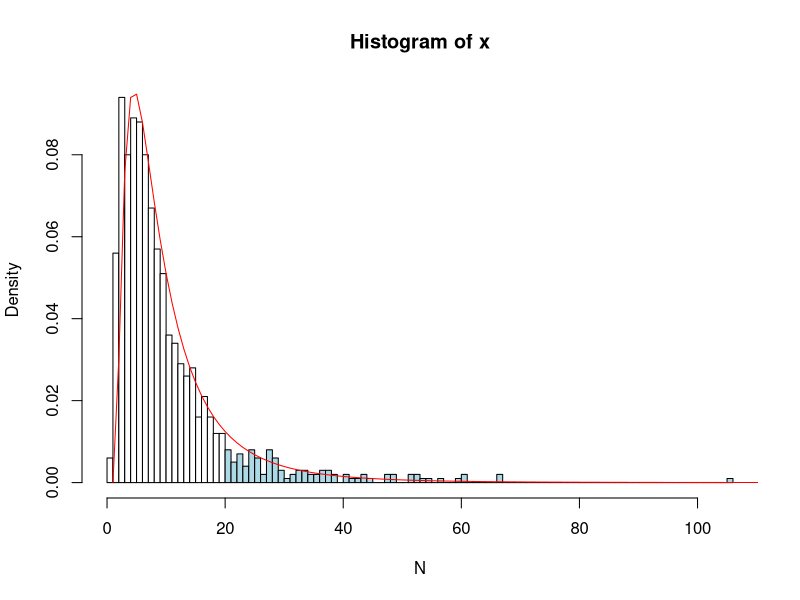
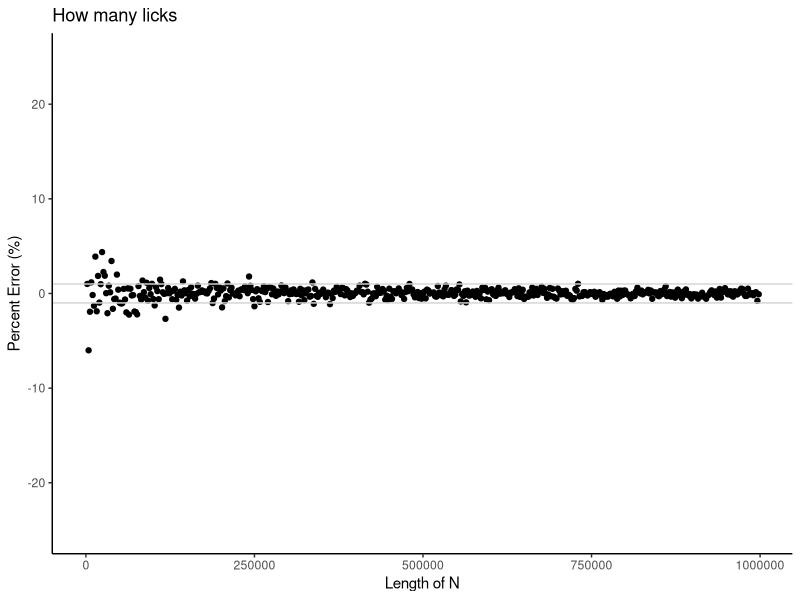
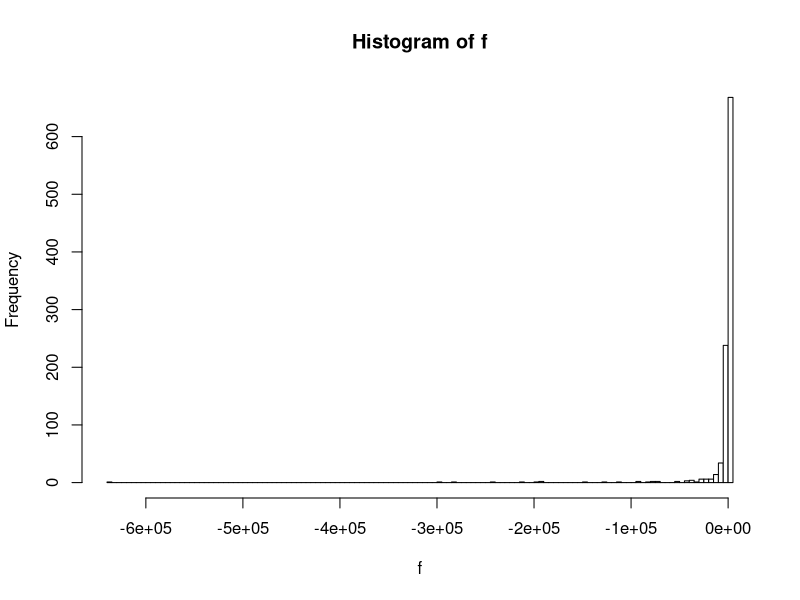
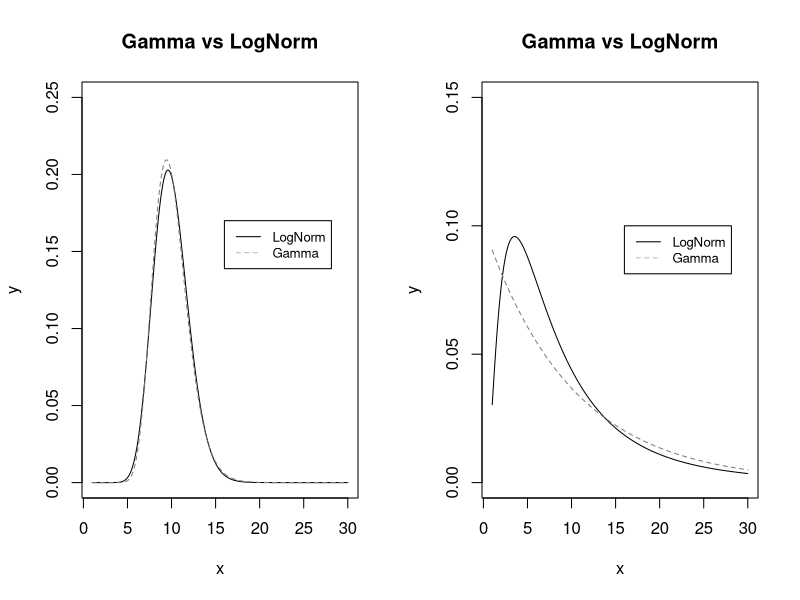
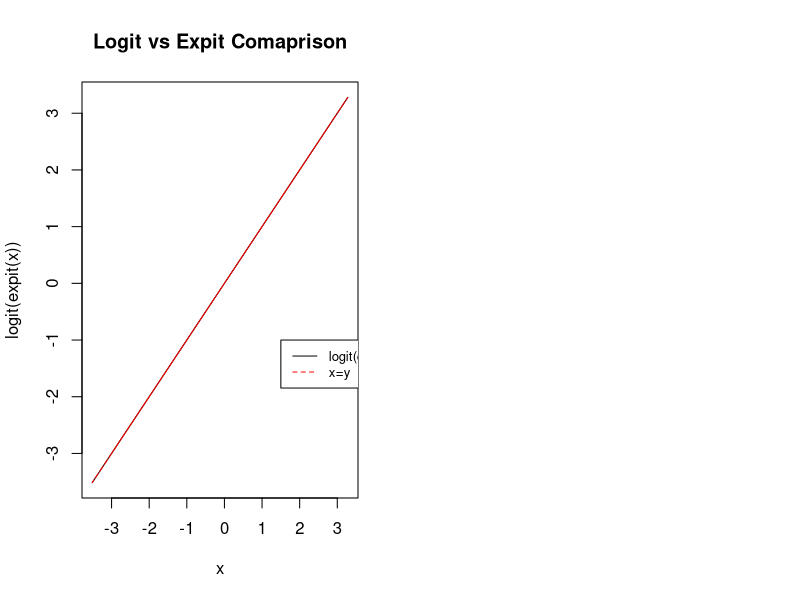

The R script that drew these images, in order:
## ---- chunk 1
rm(list=ls()) # clean up
library(knitr)
library(ggplot2)
#library(coda)
gr <- (1+sqrt(5))/2 # golden ratio, for figures
opts_chunk$set(comment="  ",
               #echo=FALSE,
               cache=c(TRUE, FALSE)[2], 
               eval.after="fig.cap",
               collapse=TRUE, 
               dev="png",
               fig.width=7.0,
               out.width="95%",
               fig.asp=0.9/gr,
               fig.align="center"
               )

## Kruschke's utility functions (edited by NF for use in RMarkdown)
#source("DBDA2E-utilities.R") # <------------ NB

## handy function to color text
colorize <- function(x, color) {
  ## x is a string
  ## example:`r colorize("The assignment", "red")`
  if (knitr::is_latex_output()) {
    sprintf("\\textcolor{%s}{%s}", color, x)
  } else if (knitr::is_html_output()) {
    sprintf("<span style='color: %s;'>%s</span>", color, x)
  } else x
}
mypar <- # Convenience wrapper for par()
## Values are from Bloomfield (2014) "Using R for Numerical Analysis
## in Science and Engineering." See ?par for meanings.
function(mgp=c(2,0.5,0), mar=c(4,4,1.5,1.5), bty="l", 
         bg=gray(0.97), tcl=0.3, mex=0.8, ...) 
  par(mgp=mgp, mar=mar, bty=bty, bg=bg, tcl=tcl, mex=mex, ...) 
## ---- chunk 2
## Write a moment-matching function 
lognpars <- function(mn=1, sd=1) {
  ## Moment matching for the lognormal distn
  ## Formulas derived from H&H eqns (3.4.27-28, p58-59)
  ## and checked on Wikipedia
  c <- sd/mn
  alpha <- log(mn/sqrt(1 + c^2)) # mean of log(x)
  beta  <- sqrt(log(1 + c^2))    #  sd  of log(x)
  list(alpha=alpha, beta=beta)   # returned value
}

Lpars <- lognpars(10, 10)
## Get N samples
set.seed(123)
N <- 1000
x <- rlnorm(n=N, meanlog=Lpars$alpha, sdlog=Lpars$beta)
## ---- chunk 3
#EXCERSISE 1a) 
lognpars <- function(mn=1, sd=1) {
  ## Moment matching for the lognormal distn
  ## Formulas derived from H&H eqns (3.4.27-28, p58-59)
  ## and checked on Wikipedia
  c <- sd/mn
  alpha <- log(mn/sqrt(1 + c^2)) # mean of log(x)
  beta  <- sqrt(log(1 + c^2))    #  sd  of log(x)
  list(alpha=alpha, beta=beta)   # returned value
}

Lpars <- lognpars(10, 10)

## Get N samples
set.seed(123)
N <- 1000
x <- rlnorm(n=N, meanlog=Lpars$alpha, sdlog=Lpars$beta)

h <- hist(x, breaks= 100, plot=FALSE);
b <- cut(1, h$breaks);
clr <- ifelse(h$breaks < 20, "white", "lightblue")[-length(h$breaks)]
hist(x, col=clr, breaks=100, freq=FALSE, xlab = 'N') 
lines(dlnorm(0:1000, meanlog = Lpars$alpha, sdlog = Lpars$beta, log = FALSE), col="red")

#THIS WORKS!!! Calculates percent error. 
xtrue <- 1 - plnorm(20, mean = Lpars$alpha, sd = Lpars$beta, log = FALSE)
xtest <- sum(x>20)/length(x)

perror <- abs(((xtest-xtrue)/xtrue)*100) #Answer to Question 1b compare integral to sum f samples. 
## ---- chunk 4
################################################################################
#EXCERSISE 1b) How many licks to the center of the lolly pop
sequ = seq(20, 1000000, by = 2000)

d <- sum(dlnorm(20:5000, mean = Lpars$alpha, sd = Lpars$beta, log = FALSE)) #Dependent on interval BLAH
p <- 1 - plnorm(20, mean = Lpars$alpha, sd = Lpars$beta, log = FALSE)
q <- qlnorm(p, mean = Lpars$alpha, sd = Lpars$beta, log = FALSE, lower.tail=FALSE)

error <- rep(NA, length(sequ))
error2 <- rep(NA, length(sequ))
xtrue = p
j <- 0

for (i in sequ) {
  j <- j + 1
  N <- i
  x <- rlnorm(n=N, meanlog=Lpars$alpha, sdlog=Lpars$beta)
  
  xtest <- sum(x>20)/length(x)
  error[j] <- ((xtest-xtrue)/xtrue)*100
}

sensor1 <- data.frame(y=error, t=as.numeric(seq(1, length(error))))
sensor2 <- data.frame(y=abs(error), t=as.numeric(seq(1, length(error2))))

ggplot() + 
  geom_point(aes(sequ, sensor1$y))+
  ylim(-25,25)+
  theme_classic()+
  geom_hline(yintercept = 1, size=0.5, color="lightgrey")+
  geom_hline(yintercept = -1, size=0.5, color="lightgrey")+
  labs(x="Length of N", y="Percent Error (%)", title="How many licks")

## ---- chunk 5
#EXCESIZE 1c)  I need correct my tails it's wrong
N <- 1000
x <- rlnorm(n=N, meanlog=Lpars$alpha, sdlog=Lpars$beta)
quant <- matrix(c(0.25, 0.75,0.025,0.98), nrow = 2)
errors <- matrix(c(NA, NA, NA, NA), nrow = 2)

for (i in 1:2) 
  {
  q25 <- qlnorm(quant[1, i], mean = Lpars$alpha, sd = Lpars$beta, log = FALSE, lower.tail=TRUE) #gives the number from area 
  q75 <- qlnorm(quant[2 ,i], mean = Lpars$alpha, sd = Lpars$beta, log = FALSE, lower.tail=TRUE) #gives the number from area
  
  xtrue25 <- plnorm(q25, mean = Lpars$alpha, sd = Lpars$beta, log = FALSE, lower.tail=TRUE) #gives the area under the curve
  xtrue75 <- plnorm(q75, mean = Lpars$alpha, sd = Lpars$beta, log = FALSE, lower.tail=FALSE) #gives the area under the curve
  
  xtest25 <- sum(x<q25)/length(x)
  xtest75 <- sum(x>q75)/length(x)
  
  errors[i,1] <- abs((xtest25-xtrue25)/xtrue25)*100
  errors[i,2] <- abs((xtest75-xtrue75)/xtrue75)*100
}

data.frame(Err2575 = errors[,1], Err0298 = errors[,2])
#quant #matrix with all the errors for the differenct quantiles
## ---- chunk 6
#EXCERSISE 2
#x is the same as the x above. N = 1000
f = 10*(x^2) - x^3

hist(f, col='white', breaks=100, freq=TRUE, xlab = 'f')

quant <- 1 - plnorm(100, mean = mean(f), sd = sd(f), lower.tail=FALSE) #gives the area under the curve
fnumber <- qlnorm(quant, mean = mean(f), sd = sd(f)) #gives the number knowing the area, checking answer

dif <- abs((max(f)-min(f)))/length(f)
fseq <- seq(min(f)+dif, max(f), by=dif)
densityf <- dlnorm(fseq, mean = mean(f), sd = sd(f)) #gives the area under the curve
faverage = f[which(densityf==max(densityf))] #Most likely value of f similar to median(f)
## ---- chunk 7
gampars <- function(u=1, o=1) { 
  ## Moment matching for the gamma distn
  ## Formulas derived from H&H eqns (3.4.27-28, p58-59)
  ## Solve for a and B via substitution
  B <- u/(o^2)
  a <- u*B
  list(alpha=a, beta=B)   # returned value
}

x <- seq(1, 30, 0.1)

Gpars <- gampars(10,2) #moment matching for gamma normal dist.
Lpars <- lognpars(10, 2) #moment matching for log normal dist. 
Gpars2 <- gampars(10,10) #moment matching for gamma normal dist.
Lpars2 <- lognpars(10, 10) #moment matching for log normal dist.

xlog <- dlnorm(x, meanlog = Lpars$alpha, sdlog = Lpars$beta, log = FALSE)
xgamma <- dgamma(x, shape= Gpars$alpha, rate = Gpars$beta, log = FALSE) #Probs wrong
xlog2 <- dlnorm(x, meanlog = Lpars2$alpha, sdlog = Lpars2$beta, log = FALSE)
xgamma2 <- dgamma(x, shape= Gpars2$alpha, rate = Gpars2$beta, log = FALSE) #Probs wrong

par(mfrow=c(1,2))

plot(x, xgamma, type="l", pch=20, col="black", ylim=c(0, 0.25),
     xlab="x", ylab="y",main='Gamma vs LogNorm')
lines(x, xlog,col='grey49', lty=2)
legend(16, 0.17, legend=c("LogNorm", "Gamma"),
       col=c("black", "grey"), lty=1:2, cex=0.8)

plot(x, xlog2, type="l", pch=20, col="black",  ylim=c(0, 0.15), 
     xlab="x", ylab="y",  main='Gamma vs LogNorm')
lines(x, xgamma2, col='grey49', lty=2)
legend(16, 0.1, legend=c("LogNorm", "Gamma"),
       col=c("black", "grey"), lty=1:2, cex=0.8)

## ---- chunk 8
logit <- function(p) log(p/(1 - p))
expit <- function(x) 1/(1 + exp(-x))

x <- rnorm(1000)
y=logit(expit(x))
y2=x 

plot(x, y, type="l", col="black",
     xlab="x", ylab="logit(expit(x))",main='Logit vs Expit Comaprison')
lines(x, y2,col='red', lty=2)
legend(1.5, -1, legend=c("logit(expit(x))", "x=y"),
       col=c("black", "red"), lty=1:2, cex=0.8)
